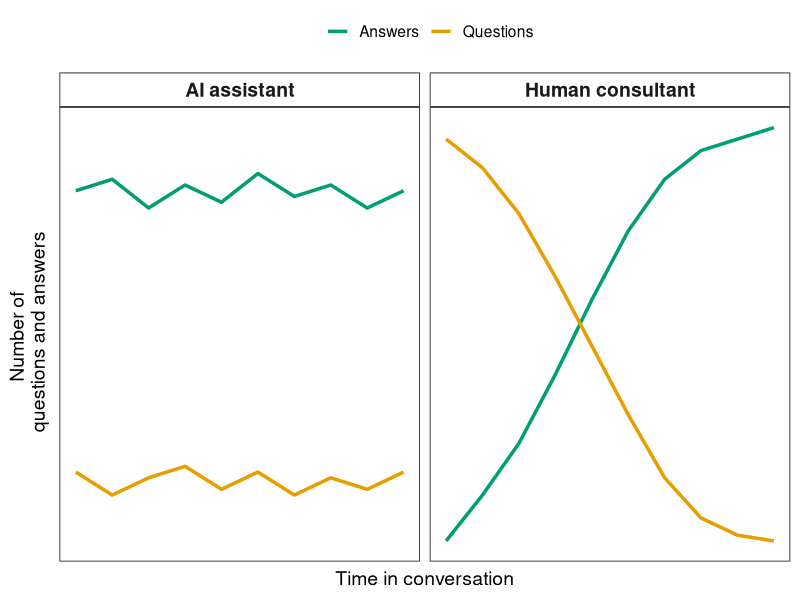
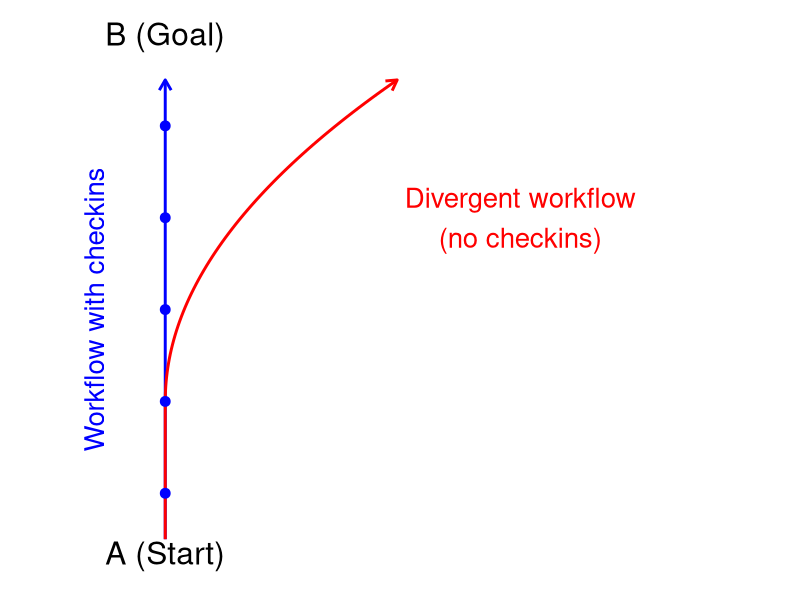

The R source for these figures, in order:
## ---- chunk 1
library(ggplot2)
library(tidyr)
library(dplyr)
# Create sample data
time <- seq(1, 10)

# Human consultant data - starts with questions, transitions to more answers with a curved pattern
human_questions <- c(8, 7.5, 6.7, 5.6, 4.4, 3.2, 2.1, 1.4, 1.1, 1)
human_answers <- c(1, 1.8, 2.7, 3.9, 5.2, 6.4, 7.3, 7.8, 8, 8.2)

# AI assistant data - consistently gives more answers than asks questions (with slight wobble)
ai_questions <- c(2.2, 1.8, 2.1, 2.3, 1.9, 2.2, 1.8, 2.1, 1.9, 2.2)
ai_answers <- c(7.1, 7.3, 6.8, 7.2, 6.9, 7.4, 7, 7.2, 6.8, 7.1)

# Combine data
df <- data.frame(
  time = rep(time, 4),
  number = c(human_questions, human_answers, ai_questions, ai_answers),
  type = rep(c(rep("Questions", 10), rep("Answers", 10)), 2),
  source = c(rep("Human consultant", 20), rep("AI assistant", 20))
)

# Create plot
ggplot(df, aes(x = time, y = number, color = type, group = type)) +
  geom_line(size = 1.2) +
  facet_wrap(~ source, ncol = 2) +
  labs(x = "Time in conversation", 
       y = "Number of \n questions and answers",
       color = "") +
  theme_bw(base_size = 14) +
  scale_color_manual(values = c("Questions" = "#E69F00", "Answers" = "#009E73")) +
  theme(
    legend.position = "top",
    strip.text = element_text(size = 14, face = "bold"),
    panel.grid.major = element_blank(),
    panel.grid.minor = element_blank(),
    axis.text.x = element_blank(),
    axis.text.y = element_blank(),
    axis.ticks = element_blank(),
    strip.background = element_rect(fill = "white")
  )

## ---- chunk 2
library(ggplot2)
library(grid)
library(gridExtra)

# Create data for the workflows, now flowing vertically
workflow1 <- data.frame(
    x = rep(1, 100),
    y = seq(0, 10, length.out = 100)
)

# Add checkin points
checkins <- data.frame(
    x = rep(1, 5),
    y = seq(1, 9, by = 2)
)

# Create divergent workflow
workflow2 <- data.frame(
    x = 1 + 0.2 * (seq(0, 10, length.out = 100) - 3)^2 / 10,
    y = seq(0, 10, length.out = 100)
)
workflow2$x[1:31] <- 1

# Create the plot
p <- ggplot() +
    # Draw workflows
    geom_path(data = workflow1, aes(x = x, y = y), 
                        color = "blue", size = 1, arrow = arrow(length = unit(0.3, "cm"))) +
    geom_path(data = workflow2, aes(x = x, y = y), 
                        color = "red", size = 1,  arrow = arrow(length = unit(0.3, "cm"))) +
    # Add checkin points
    geom_point(data = checkins, aes(x = x, y = y), 
                         color = "blue", size = 3) +
    # Add start and end points (now at top and bottom)
    annotate("text", x = 1, y = -0.3, label = "A (Start)", size = 8) +
    annotate("text", x = 1, y = 11, label = "B (Goal)", size = 8) +
    
    # Add labels
    annotate("text", x = 0.7, y = 5, label = "Workflow with checkins", color = "blue", size = 7, angle = 90) +
    annotate("text", x = 2.5, y = 7, label = "Divergent workflow\n(no checkins)", color = "red", size = 7) +
    
    # Theme adjustments
    theme_minimal() +
    theme(
        axis.title = element_blank(),
        axis.text = element_blank(),
        axis.ticks = element_blank(),
        panel.grid = element_blank()
    ) +
    ylim(-0.5, 11) +
    xlim(0.5, 3.5)

p
